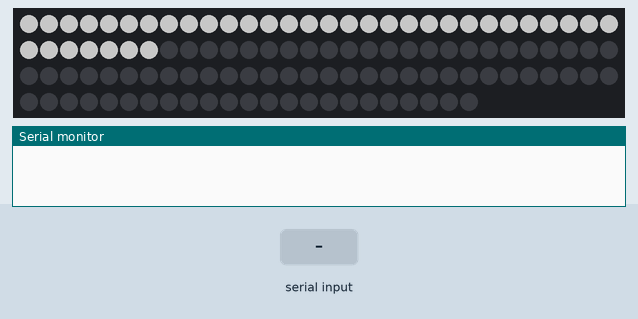
The sketch below on a simulated Arduino Uno, built with avr-gcc and run on an emulated ATmega328P. Parts: 113 RGB LEDs in strip order, left to right, continuing on the next row, the last lines printed to the serial monitor. The test bench sets the inputs (shaded band). Dim RGB values are drawn brighter than linear.

Above: at 3.0 s.
3.1 s: "2" received over Serial
At 3.7 s:
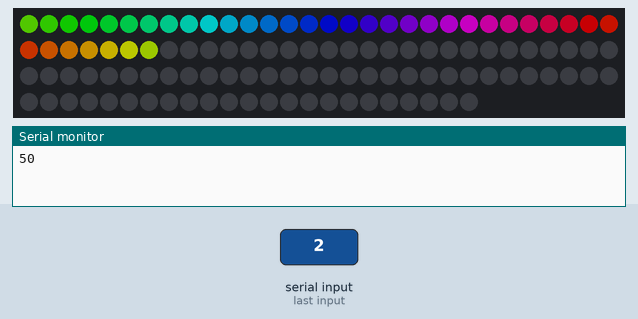
4.7 s: "0" received over Serial
At 6.3 s:
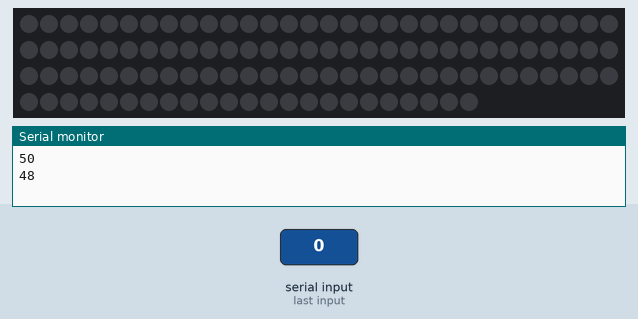
6.7 s: "1" received over Serial
At 7.12 s:
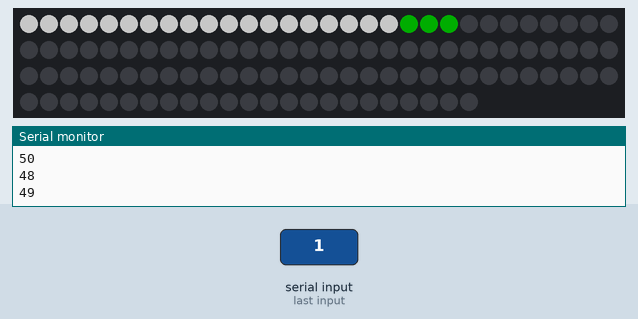
8.8 s: "2" received over Serial
At 9.3 s:
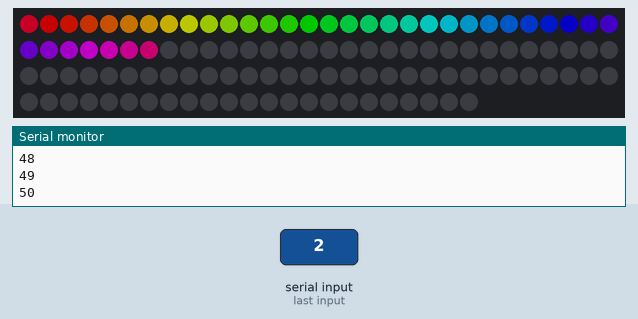
11.8 s: "0" received over Serial
At 12.27 s:
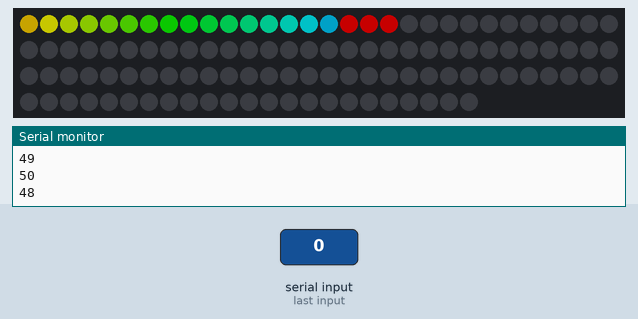

The sketch:

RGBDesk.ino
```cpp
#include <Adafruit_NeoPixel.h>
#include "Definitions.h"

#define PIN 6
#define LED_COUNT 113
#define DELAY 10

Adafruit_NeoPixel leds = Adafruit_NeoPixel(LED_COUNT, PIN, NEO_GRB + NEO_KHZ800);

void clearLEDs();
void Wave(int, uint32_t, uint32_t);
String mode;
int pos = 0;

void setup()
{
	Serial.begin(115200);
	leds.begin();
	clearLEDs();
	leds.setBrightness(99);
	leds.show();

	Wave(0, RED, BLACK);
	Wave(1, GREEN, BLACK);
	Wave(0, BLUE, WHITE);
}

void loop()
{
  if(mode == "rainbow"){
    rainbow(pos);
    pos++;
    delay(DELAY * 5);
  }

	if (Serial.available() > 0) {
		auto incomingByte = Serial.read();
		Serial.println(incomingByte, DEC);

		switch(incomingByte)
		{
			case 48:
			  Wave(1, RED, BLACK);
			  mode = "off";
				break;
			case 49:
			  Wave(0, GREEN, WHITE);
			  mode = "on";
				break;
			case 50:
  			mode = "rainbow";
				break;
			case 16: // Init the Serial for PC
			  Serial.print("hello");
				break;
			default:
			  Serial.println("Invalid profile");
				break;
		}
	}
}

void Wave(int direction, uint32_t color, uint32_t colorBehind)
{
  if(direction == 0)
  {
    for (auto i = 0; i <= 36; i++)
  	{
  		if (i < 3)
  		{
  			leds.setPixelColor(i, color);
  			leds.show();
  		}
  		else
  		{
  			leds.setPixelColor(i, color);
  			leds.setPixelColor(i - 3, colorBehind);
  			leds.show();
  		}

  		if (i == 36)
  		{
  			leds.setPixelColor(i - 2, colorBehind);
  			leds.show();
  			delay(50);
  			leds.setPixelColor(i - 1, colorBehind);
  			leds.show();
  			delay(50);
  			leds.setPixelColor(i, colorBehind);
  			leds.show();
  		}

  		delay(DELAY);
  	}
  } else {
    for (auto i = 36; i >= 0; i--)
  	{
  		if (i > 33)
  		{
  			leds.setPixelColor(i, color);
  			leds.show();
  		}
  		else
  		{
  			leds.setPixelColor(i, color);
  			leds.setPixelColor(i + 3, colorBehind);
  			leds.show();
  		}

  		if (i == 0)
  		{
  			leds.setPixelColor(i + 2, colorBehind);
  			leds.show();
  			delay(DELAY);
  			leds.setPixelColor(i + 1, colorBehind);
  			leds.show();
  			delay(DELAY);
  			leds.setPixelColor(i, colorBehind);
  			leds.show();
  		}

  		delay(DELAY);
  	}
  }
}

void rainbow(byte startPosition)
{
  int rainbowScale = 192 / 37;

  for (int i=0; i<37; i++)
  {
    leds.setPixelColor(i, rainbowOrder((rainbowScale * (i + startPosition)) % 192));
  }
  leds.show();
}

uint32_t rainbowOrder(byte position)
{
  if (position < 31)
  {
    return leds.Color(0xFF, position * 8, 0);
  }
  else if (position < 63)
  {
    position -= 31;
    return leds.Color(0xFF - position * 8, 0xFF, 0);
  }
  else if (position < 95)
  {
    position -= 63;
    return leds.Color(0, 0xFF, position * 8);
  }
  else if (position < 127)
  {
    position -= 95;
    return leds.Color(0, 0xFF - position * 8, 0xFF);
  }
  else if (position < 159)
  {
    position -= 127;
    return leds.Color(position * 8, 0, 0xFF);
  }
  else
  {
    position -= 159;
    return leds.Color(0xFF, 0x00, 0xFF - position * 8);
  }
}

void clearLEDs()
{
	for (auto i = 0; i < LED_COUNT; i++)
	{
		leds.setPixelColor(i, 0);
	}
	leds.show();
}
```

Definitions.h
```cpp
/* A world of colors to set your LED to
Standard HTML Color Codes sorted by Hex Value
to see the colors in action, check out:
http://www.w3schools.com/html/html_colorvalues.asp */

#define BLACK			0x000000
#define NAVY			0x000080
#define DARKBLUE		0x00008B
#define MEDIUMBLUE		0x0000CD
#define BLUE			0x0000FF
#define DARKGREEN		0x006400
#define GREEN			0x008000
#define TEAL			0x008080
#define DARKCYAN		0x008B8B
#define DEEPSKYBLUE		0x00BFFF
#define DARKTURQUOISE		0x00CED1
#define MEDIUMSPRINGGREEN	0x00FA9A
#define LIME			0x00FF00
#define SPRINGGREEN		0x00FF7F
#define AQUA			0x00FFFF
#define CYAN			0x00FFFF
#define MIDNIGHTBLUE		0x191970
#define DODGERBLUE		0x1E90FF
#define LIGHTSEAGREEN		0x20B2AA
#define FORESTGREEN		0x228B22
#define SEAGREEN		0x2E8B57
#define DARKSLATEGRAY		0x2F4F4F
#define LIMEGREEN		0x32CD32
#define MEDIUMSEAGREEN		0x3CB371
#define TURQUOISE		0x40E0D0
#define ROYALBLUE		0x4169E1
#define STEELBLUE		0x4682B4
#define DARKSLATEBLUE		0x483D8B
#define MEDIUMTURQUOISE		0x48D1CC
#define INDIGO 			0x4B0082
#define DARKOLIVEGREEN		0x556B2F
#define CADETBLUE		0x5F9EA0
#define CORNFLOWERBLUE		0x6495ED
#define MEDIUMAQUAMARINE	0x66CDAA
#define DIMGRAY			0x696969
#define SLATEBLUE		0x6A5ACD
#define OLIVEDRAB		0x6B8E23
#define SLATEGRAY		0x708090
#define LIGHTSLATEGRAY		0x778899
#define MEDIUMSLATEBLUE		0x7B68EE
#define LAWNGREEN		0x7CFC00
#define CHARTREUSE		0x7FFF00
#define AQUAMARINE		0x7FFFD4
#define MAROON			0x800000
#define PURPLE			0x800080
#define OLIVE			0x808000
#define GRAY			0x808080
#define SKYBLUE			0x87CEEB
#define LIGHTSKYBLUE		0x87CEFA
#define BLUEVIOLET		0x8A2BE2
#define DARKRED			0x8B0000
#define DARKMAGENTA		0x8B008B
#define SADDLEBROWN		0x8B4513
#define DARKSEAGREEN		0x8FBC8F
#define LIGHTGREEN		0x90EE90
#define MEDIUMPURPLE		0x9370DB
#define DARKVIOLET		0x9400D3
#define PALEGREEN		0x98FB98
#define DARKORCHID		0x9932CC
#define YELLOWGREEN		0x9ACD32
#define SIENNA			0xA0522D
#define BROWN			0xA52A2A
#define DARKGRAY		0xA9A9A9
#define LIGHTBLUE		0xADD8E6
#define GREENYELLOW		0xADFF2F
#define PALETURQUOISE	        0xAFEEEE
#define LIGHTSTEELBLUE		0xB0C4DE
#define POWDERBLUE		0xB0E0E6
#define FIREBRICK		0xB22222
#define DARKGOLDENROD		0xB8860B
#define MEDIUMORCHID		0xBA55D3
#define ROSYBROWN		0xBC8F8F
#define DARKKHAKI		0xBDB76B
#define SILVER			0xC0C0C0
#define MEDIUMVIOLETRED	        0xC71585
#define INDIANRED 		0xCD5C5C
#define PERU			0xCD853F
#define CHOCOLATE		0xD2691E
#define TAN			0xD2B48C
#define LIGHTGRAY		0xD3D3D3
#define THISTLE			0xD8BFD8
#define ORCHID			0xDA70D6
#define GOLDENROD		0xDAA520
#define PALEVIOLETRED		0xDB7093
#define CRIMSON			0xDC143C
#define GAINSBORO		0xDCDCDC
#define PLUM			0xDDA0DD
#define BURLYWOOD		0xDEB887
#define LIGHTCYAN		0xE0FFFF
#define LAVENDER		0xE6E6FA
#define DARKSALMON		0xE9967A
#define VIOLET			0xEE82EE
#define PALEGOLDENROD		0xEEE8AA
#define LIGHTCORAL		0xF08080
#define KHAKI			0xF0E68C
#define ALICEBLUE		0xF0F8FF
#define HONEYDEW		0xF0FFF0
#define AZURE			0xF0FFFF
#define SANDYBROWN		0xF4A460
#define WHEAT			0xF5DEB3
#define BEIGE			0xF5F5DC
#define WHITESMOKE		0xF5F5F5
#define MINTCREAM		0xF5FFFA
#define GHOSTWHITE		0xF8F8FF
#define SALMON			0xFA8072
#define ANTIQUEWHITE		0xFAEBD7
#define LINEN			0xFAF0E6
#define LIGHTGOLDENRODYELLOW	0xFAFAD2
#define OLDLACE			0xFDF5E6
#define RED			0xFF0000
#define FUCHSIA			0xFF00FF
#define MAGENTA			0xFF00FF
#define DEEPPINK		0xFF1493
#define ORANGERED		0xFF4500
#define TOMATO			0xFF6347
#define HOTPINK			0xFF69B4
#define CORAL			0xFF7F50
#define DARKORANGE		0xFF8C00
#define LIGHTSALMON		0xFFA07A
#define ORANGE			0xFFA500
#define LIGHTPINK		0xFFB6C1
#define PINK			0xFFC0CB
#define GOLD			0xFFD700
#define PEACHPUFF		0xFFDAB9
#define NAVAJOWHITE		0xFFDEAD
#define MOCCASIN		0xFFE4B5
#define BISQUE			0xFFE4C4
#define MISTYROSE		0xFFE4E1
#define BLANCHEDALMOND		0xFFEBCD
#define PAPAYAWHIP		0xFFEFD5
#define LAVENDERBLUSH		0xFFF0F5
#define SEASHELL		0xFFF5EE
#define CORNSILK		0xFFF8DC
#define LEMONCHIFFON		0xFFFACD
#define FLORALWHITE		0xFFFAF0
#define SNOW			0xFFFAFA
#define YELLOW			0xFFFF00
#define LIGHTYELLOW		0xFFFFE0
#define IVORY			0xFFFFF0
#define WHITE			0xFFFFFF
```

Measured:
- after the input at 3.1 s, the LEDs: first change at once (image 1 shows a later state)
- after the input at 4.7 s, the LEDs: first change after 0.33 s (image 2 shows a later state)
- after the input at 6.7 s, the LEDs: first change at once (image 3 shows a later state)
- after the input at 8.8 s, the LEDs: first change at once (image 4 shows a later state)
- after the input at 11.8 s, the LEDs: change after 0.34 s (image 5)
